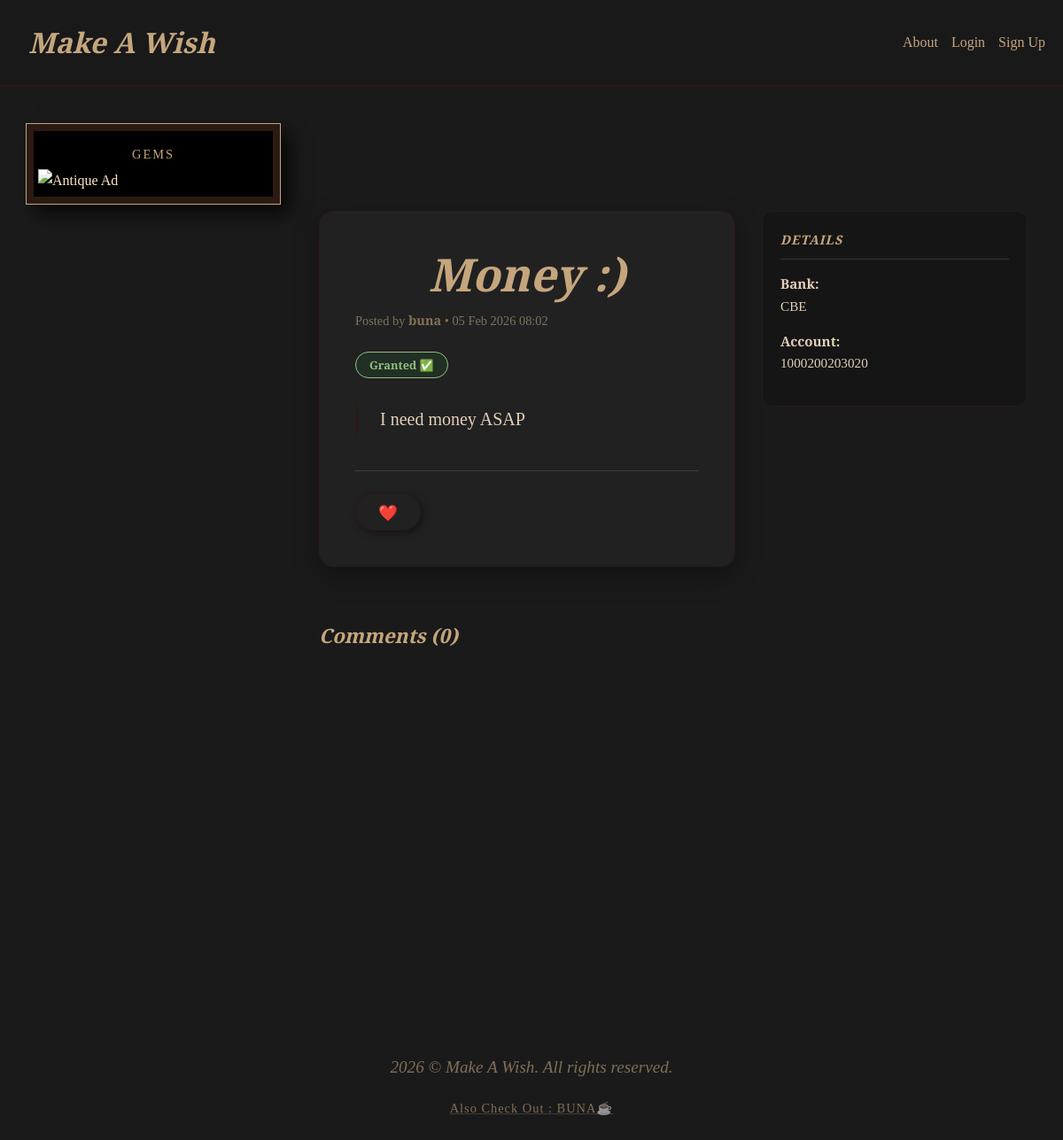
The app's page /wishes/3/, older data.
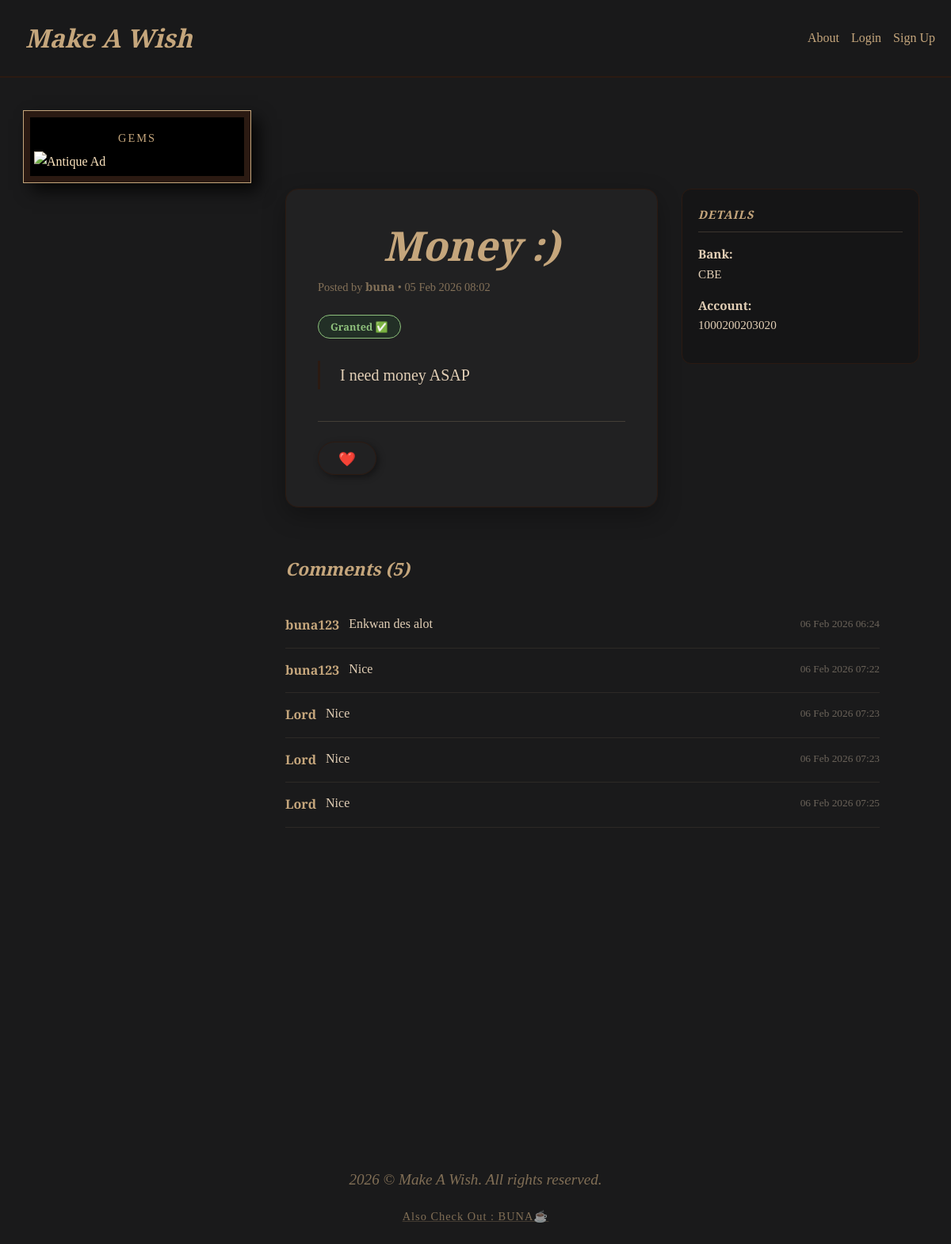
The same page, newer data.
### wishes/models.py (models this page shows, shortened)
class Wish(models.Model):
    title = models.CharField(max_length=50)
    description = models.TextField()
    created_at = models.DateTimeField(default=timezone.now)
    is_granted = models.BooleanField(default=False, verbose_name="Granted")
    phone_number = models.CharField(
        max_length=20,
        blank=True,
        null=True,
        help_text="Optional"
    )
    bank_account = models.CharField(
        max_length=50,
        blank=True,
        null=True,
        help_text="Optional"
    )
    bank_name = models.CharField(
        max_length=100,
        blank=True,
        null=True,
    )
    user = models.ForeignKey(CustomUser, on_delete=models.CASCADE, related_name='wishes')

### accounts/models.py (models this page shows, shortened)
class CustomUser(AbstractUser):
    bio = models.TextField(blank=True)
    profile_picture_url = models.URLField(
        max_length=500,
        blank=True,
        null=True,
        help_text="Optional: Paste a direct image URL (e.g. from Imgur or Google)"
    )

### comments/models.py (models this page shows, shortened)
class Comment(models.Model):
    content = models.TextField()
    created_at = models.DateTimeField(auto_now_add=True)
    wish = models.ForeignKey('wishes.Wish', on_delete=models.CASCADE, related_name='comments')
    user = models.ForeignKey('accounts.CustomUser', on_delete=models.CASCADE, related_name='comments')

### wishes/views.py (the view)
# urls.py: path('<int:pk>/', WishDetailView.as_view(), name='detail'),
class WishDetailView(DetailView):
    model = Wish
    template_name = 'wishes/wish_detail.html'
    context_object_name = 'wish'
    def get_context_data(self, **kwargs):
        context = super().get_context_data(**kwargs)
        context['form'] = CommentForm()  # ← this is required for the form in template
        return context

### templates/wishes/wish_detail.html (shortened to what this page needs)
{% extends 'base.html' %}
{% block content %}
<div style="max-width: 1000px; margin: 0 auto; padding: 20px;">
    <div style="display: grid; grid-template-columns: 1fr 300px; gap: 30px; align-items: start;">
        <div style="background: rgba(255,255,255,0.03); border: 1px solid var(--wood); border-radius: 16px; padding: 40px; box-shadow: 0 10px 30px rgba(0,0,0,0.3);">
            <div style="margin-bottom: 25px;">
                <h1 style="font-size: 3.2rem; margin: 0; color: var(--faded-gold); font-family: 'Playfair Display', serif; line-height: 1.2;">
                    {{ wish.title }}
                </h1>
                <p style="color: var(--faded-gold); opacity: 0.6; font-size: 0.9rem; margin-top: 10px;">
                    Posted by <strong>{{ wish.user.username }}</strong> • {{ wish.created_at|date:"d M Y H:i" }}
                </p>
            </div>
            <div style="margin-bottom: 30px;">
                {% if wish.is_granted %}
                    <span style="background: rgba(40, 167, 69, 0.1); color: #8ec07c; padding: 5px 15px; border-radius: 20px; border: 1px solid #8ec07c; font-size: 0.8rem; font-weight: bold;">Granted ✅</span>
                {% else %}
                    <span style="background: rgba(220, 53, 69, 0.05); color: #fb4934; padding: 5px 15px; border-radius: 20px; border: 1px solid #fb4934; font-size: 0.8rem; font-weight: bold;">Pending ⚠️</span>
                {% endif %}
            </div>
            <div style="font-size: 1.25rem; line-height: 1.8; color: var(--parchment); font-family: 'Georgia', serif; border-left: 3px solid var(--wood); padding-left: 25px; margin-bottom: 40px;">
                {{ wish.description|linebreaks }}
            </div>
            <div style="display: flex; align-items: center; gap: 20px; border-top: 1px solid rgba(210,180,140,0.2); padding-top: 25px;">
                <form action="{% url 'wishes:like' wish.pk %}" method="post" style="display:inline;">
                    <button type="submit" class="btn" style="background: {% if wish.is_liked_by.user %}var(--wood){% else %}transparent{% endif %}; border: 1px solid var(--wood); border-radius: 30px; padding: 8px 25px; cursor: pointer;">
                        ❤️ {{ wish.like_count }}
                    </button>
                </form>
            </div>
        </div>
        <aside>
            {% if wish.phone_number or wish.bank_account or wish.bank_name %}
                <div style="background: rgba(0,0,0,0.2); border: 1px solid var(--wood); border-radius: 12px; padding: 20px;">
                    <h3 style="color: var(--faded-gold); margin-top: 0; font-size: 0.9rem; text-transform: uppercase; letter-spacing: 1px; border-bottom: 1px solid rgba(210,180,140,0.2); padding-bottom: 10px; margin-bottom: 15px;">Details</h3>
                    <div style="font-size: 0.95rem; color: var(--parchment); line-height: 1.6;">
                        {% if wish.bank_name %}<p><strong>Bank:</strong><br>{{ wish.bank_name }}</p>{% endif %}
                        {% if wish.bank_account %}<p><strong>Account:</strong><br>{{ wish.bank_account }}</p>{% endif %}
                    </div>
                </div>
            {% endif %}
        </aside>
    </div>
    <div style="max-width: 750px; margin-top: 60px;">
        <h3 style="color: var(--faded-gold); font-size: 1.4rem; margin-bottom: 25px;">Comments ({{ wish.comments.count }})</h3>
        {% if wish.comments.exists %}
            {% for comment in wish.comments.all %}
                <div style="display: flex; justify-content: space-between; align-items: flex-start; padding: 15px 0; border-bottom: 1px solid rgba(210,180,140,0.1);">
                    <div style="flex: 1;">
                        <div id="comment-display-{{ comment.id }}" style="display: flex; gap: 12px;">
                            <strong style="color: var(--faded-gold); white-space: nowrap;">{{ comment.user.username }}</strong>
                            <span style="color: var(--parchment); line-height: 1.4;">{{ comment.content }}</span>
                        </div>
                    </div>
                    <div style="text-align: right; margin-left: 20px; white-space: nowrap;">
                        <small style="opacity: 0.4; display: block; margin-bottom: 4px;">{{ comment.created_at|date:"d M Y H:i" }}</small>
                    </div>
                </div>
            {% endfor %}
        {% endif %}
    </div>
</div>
{% endblock %}

### templates/base.html (shortened to what this page needs)
{% load static %}
<!DOCTYPE html>
<html lang="en">
<head>
</head>
<body>
    <nav class="navbar" style="padding: 20px 0; min-height: 50px; display: flex; align-items: center;">
    <div class="container" style="max-width: 100%; padding: 0 20px; display: flex; justify-content: space-between; align-items: center; width: 100%;">
        <a class="navbar-brand" href="{% url 'home' %}" style="margin: 10px; font-size: 2rem; line-height: 1; padding: 2px;">
            Make A Wish
        </a>
        <div style="font-family: 'Playfair Display', serif; display: flex; gap: 15px; align-items: center; font-size: 1rem;">
            <a href="{% url 'about' %}" style="color: var(--faded-gold); text-decoration: none;">About</a>
            {% if user.is_authenticated %}
                <a href="{% url 'accounts:profile' %}" style="color: var(--faded-gold); text-decoration: none;">Profile</a>
                <a href="{% url 'wishes:create' %}" style="color: var(--faded-gold); text-decoration: none;">Post Wish</a>
                <form action="{% url 'accounts:logout' %}" method="post" style="display:inline; margin:0;">
                    {% csrf_token %}
                    <button type="submit" style="background:none; border:none; color:var(--faded-gold); cursor:pointer; font-family:inherit; font-size:1rem; text-decoration:underline; padding:0; margin:0;">Logout</button>
                </form>
            {% else %}
                <a href="{% url 'accounts:login' %}" style="color: var(--faded-gold); text-decoration: none;">Login</a>
                <a href="{% url 'accounts:signup' %}" style="color: var(--faded-gold); text-decoration: none;">Sign Up</a>
            {% endif %}
        </div>
    </div>
</nav>
    <div class="left-ad-bar">
        <p>Gems</p>
        <img src="https://i.ibb.co/KtvWXb0/ad-banner.png" alt="Antique Ad">
    </div>
    <div class="container">
    </div>
    <main class="container">
        {% block content %}
        {% endblock %}
    </main>
    <footer style="text-align:center; margin-top: 290px; padding: 60px; opacity: 0.6;">
        <p style="font-family: 'Playfair Display', serif; font-size: 1.2rem; font-style: italic; color: var(--faded-gold);">
            2026 &copy; Make A Wish. All rights reserved.
        </p>
        <p style="font-size: 0.9rem; letter-spacing: 1px;">
            <a href="https://www.youtube.com/@neger_memes/videos" target="_blank">Also Check Out : BUNA☕</a>
        </p>
    </footer>
</body>
</html>

### templates/base.html (style rules this page uses)
:root { --wood: #2b1a12; --parchment: #e2cfb6; --dark-ink: #1a1a1b; --faded-gold: #c5a67c; }
body { background-color: var(--dark-ink); background-image: url("https://www.transparenttextures.com/patterns/dark-wood.png"); color: var(--parchment); font-family: 'Crimson Text', serif; line-height: 1.6; margin: 0; padding: 0; }
.container { max-width: 900px; margin: 0 auto; padding: 40px 20px; position: relative; padding-left: 340px; }
h1, .navbar-brand { font-family: 'Playfair Display', serif; color: var(--faded-gold); font-weight: 700; font-style: italic; margin-bottom: 0em; text-transform: capitalize; }
h1 { font-size: 4rem; letter-spacing: 0px; text-align: center; }
h2, h3 { font-family: 'Playfair Display', serif; font-style: italic; color: var(--faded-gold); }
a { color: var(--faded-gold); text-decoration: underline; text-decoration-color: rgba(197, 166, 124, 0.4); transition: 0.3s; }
.navbar { background: rgba(26, 26, 27, 0.95); border-bottom: 2px solid var(--wood); padding: 20px 0; position: sticky; top: 0; z-index: 1100; }
.navbar-brand { font-size: 2.8rem; text-decoration: none !important; }
.left-ad-bar { position: fixed; top: 140px; left: 30px; width: 260px; background: #000; border: 8px solid var(--wood); outline: 1px solid var(--faded-gold); padding: 5px; box-shadow: 10px 10px 20px rgba(0,0,0,0.8); z-index: 1000; }
.left-ad-bar img { width: 100%; height: auto; filter: sepia(30%) contrast(110%); display: block; }
.left-ad-bar p { font-family: 'Playfair Display', serif; font-size: 0.9rem; text-align: center; color: var(--faded-gold); margin: 10px 0 5px; text-transform: uppercase; letter-spacing: 2px; }
.btn { background: #7a211a; color: #f1e4d1; border: 1px solid #3d100d; padding: 12px 28px; font-family: 'Playfair Display', serif; font-weight: bold; font-size: 1.1rem; cursor: pointer; box-shadow: 3px 3px 8px rgba(0,0,0,0.4); transition: 0.2s; }

Row changes from the older to the newer data that the page shows:
computed for Wish "Money :)": comments.count "0" → "5"
added Comment: user.username "buna123", content "Enkwan des alot", created_at "06 Feb 2026 06:24"
added Comment: user.username "buna123", content "Nice", created_at "06 Feb 2026 07:22"
added Comment: user.username "Lord", content "Nice", created_at "06 Feb 2026 07:23"
added Comment: user.username "Lord", content "Nice", created_at "06 Feb 2026 07:23"
added Comment: user.username "Lord", content "Nice", created_at "06 Feb 2026 07:25"
